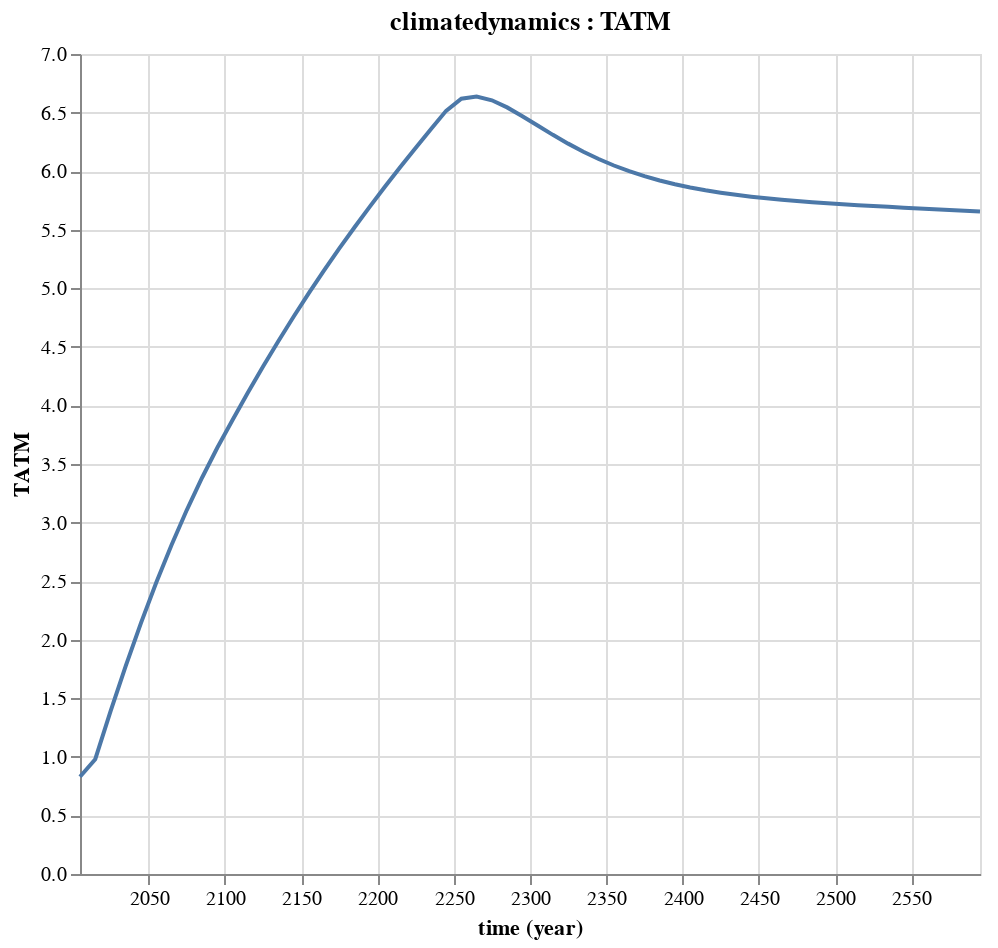

The cell this chart's notebook holds for it:
### Code cell
Mimi.plot(m, :climatedynamics, :TATM)
